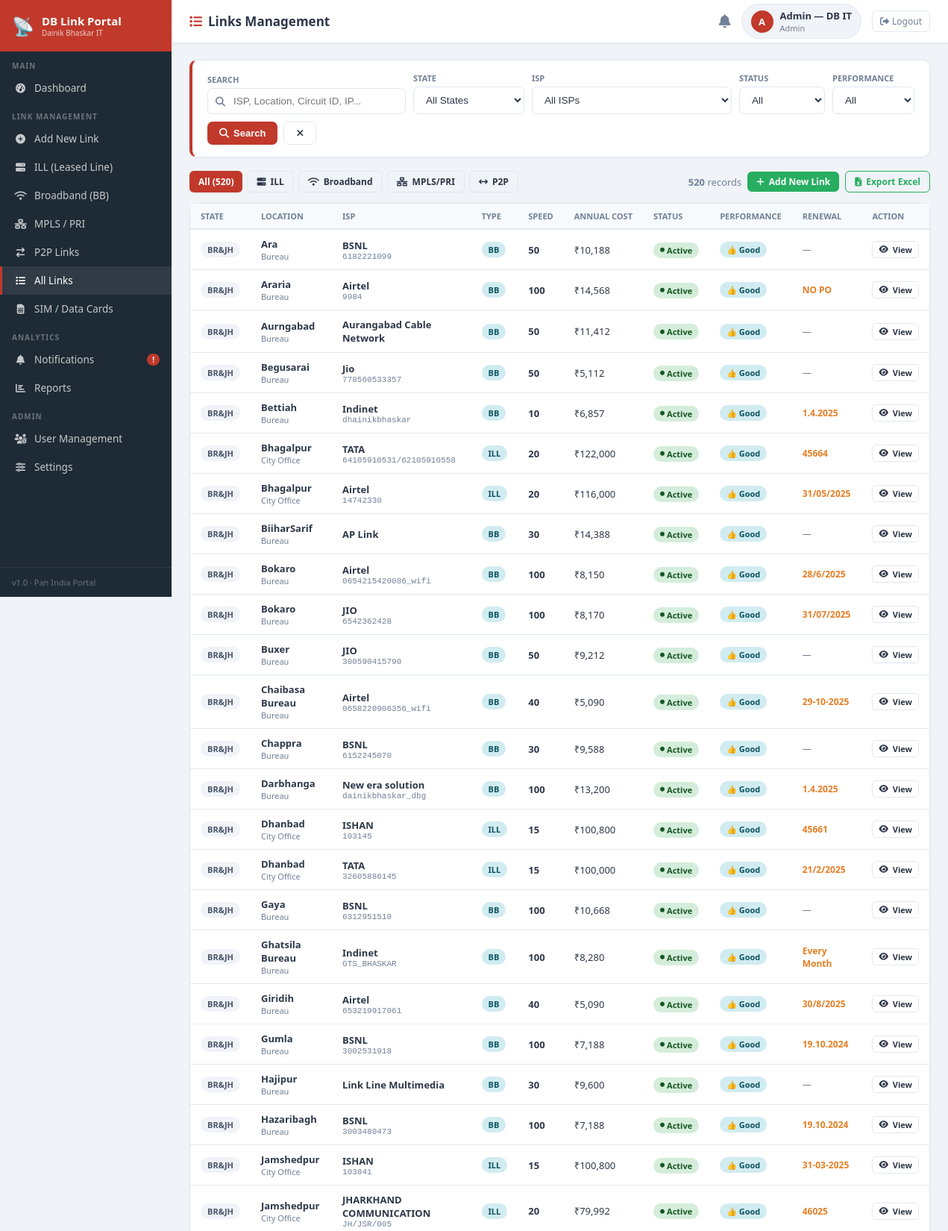
The page /links (signed in, upper part) on the database its author committed.
### tables this page shows
CREATE TABLE links (
    id INTEGER PRIMARY KEY AUTOINCREMENT,
    category TEXT DEFAULT 'ILL/BB',
    state TEXT DEFAULT '',
    engineer_location TEXT DEFAULT '',
    link_location TEXT DEFAULT '',
    office_type TEXT DEFAULT '',
    isp_name TEXT DEFAULT '',
    link_type TEXT DEFAULT '',
    link_status TEXT DEFAULT 'Active',
    circuit_id TEXT DEFAULT '',
    media_type TEXT DEFAULT '',
    speed_mbps TEXT DEFAULT '',
    yearly_cost REAL DEFAULT 0,
    link_ip TEXT DEFAULT '',
    postal_address TEXT DEFAULT '',
    po_number TEXT DEFAULT '',
    po_date TEXT DEFAULT '',
    billing_cycle TEXT DEFAULT '',
    next_renewal_date TEXT DEFAULT '',
    payment_location TEXT DEFAULT '',
    payment_status TEXT DEFAULT '',
    remark TEXT DEFAULT '',
    performance TEXT DEFAULT 'Good',
    created_at TEXT DEFAULT (datetime('now','localtime')),
    updated_at TEXT DEFAULT (datetime('now','localtime'))
);

### app.py (the view)
@app.route('/links')
@login_required
def links():
    db       = get_db()
    category = request.args.get('category','')
    search   = request.args.get('search','').strip()
    state_f  = request.args.get('state','') if session['role']=='admin' else session.get('state','')
    isp_f    = request.args.get('isp','').strip()
    status_f = request.args.get('status','').strip()
    perf_f   = request.args.get('perf','').strip()
    page     = max(1, int(request.args.get('page',1) or 1))
    per_page = 30
    conds, params = [], []
    if state_f:  conds.append('state=?');        params.append(state_f)
    if category == 'ILL':
        conds.append("(category='ILL/BB' AND link_type IN ('ILL','Leased Line'))")
    elif category == 'BB':
        conds.append("(category='ILL/BB' AND link_type IN ('BB','Broadband','Airtel'))")
    elif category:
        conds.append('category=?'); params.append(category)
    if isp_f:    conds.append('isp_name=?');     params.append(isp_f)
    if status_f: conds.append('link_status=?');  params.append(status_f)
    if perf_f:   conds.append('performance=?');  params.append(perf_f)
    if search:
        conds.append('(isp_name LIKE ? OR link_location LIKE ? OR circuit_id LIKE ? OR link_ip LIKE ? OR engineer_location LIKE ? OR office_type LIKE ?)')
        params += [f'%{search}%']*6
    where  = ('WHERE '+' AND '.join(conds)) if conds else ''
    total  = qone(db, f'SELECT COUNT(*) FROM links {where}', params)
    offset = (page-1)*per_page
    link_rows = db.execute(f'SELECT * FROM links {where} ORDER BY state, link_location LIMIT ? OFFSET ?', params+[per_page,offset]).fetchall()
    all_states = db.execute('SELECT DISTINCT state FROM links WHERE state!="" ORDER BY state').fetchall()
    all_isps   = db.execute('SELECT DISTINCT isp_name FROM links WHERE isp_name!="" ORDER BY isp_name').fetchall()
    db.close()
    total_pages = max(1, (total+per_page-1)//per_page)
    return render_template('links.html', links=link_rows, total=total, page=page,
                           per_page=per_page, total_pages=total_pages, category=category,
                           search=search, state_f=state_f, isp_f=isp_f, status_f=status_f,
                           perf_f=perf_f, all_states=all_states, all_isps=all_isps)

### app.py (called while the page is built)
def get_db():
    conn = sqlite3.connect(DB_PATH)
    conn.row_factory = sqlite3.Row
    return conn

def qone(conn, sql, params=()):
    row = conn.execute(sql, list(params)).fetchone()
    return row[0] if row else 0

def login_required(f):
    @functools.wraps(f)
    def w(*a,**k):
        if 'user_id' not in session: return redirect(url_for('login'))
        return f(*a,**k)
    return w

### templates/links.html (shortened to what this page needs)
{% extends 'base.html' %}
{% block page_title %}<i class="fas fa-list" style="color:var(--red);margin-right:8px"></i>Links Management{% endblock %}
{% block content %}
<div class="card mb" style="border-left:4px solid var(--red)">
  <div class="card-body" style="padding:16px 20px">
    <form method="GET" id="searchForm">
      <div style="display:flex;gap:10px;flex-wrap:wrap;align-items:flex-end">
        <div style="flex:1;min-width:200px">
          <div style="font-size:11px;font-weight:700;color:var(--muted);margin-bottom:4px;text-transform:uppercase">Search</div>
          <div style="position:relative">
            <i class="fas fa-search" style="position:absolute;left:11px;top:50%;transform:translateY(-50%);color:var(--muted);font-size:13px"></i>
            <input class="form-control" style="padding-left:34px" type="text" name="search" value="{{ search }}" placeholder="ISP, Location, Circuit ID, IP...">
          </div>
        </div>
        {% if session.get('role')=='admin' %}
        <div>
          <div style="font-size:11px;font-weight:700;color:var(--muted);margin-bottom:4px;text-transform:uppercase">State</div>
          <select class="form-control" style="min-width:110px" name="state">
            <option value="">All States</option>
          </select>
        </div>
        {% endif %}
        <div>
          <div style="font-size:11px;font-weight:700;color:var(--muted);margin-bottom:4px;text-transform:uppercase">ISP</div>
          <select class="form-control" style="min-width:110px" name="isp">
            <option value="">All ISPs</option>
          </select>
        </div>
        <div>
          <div style="font-size:11px;font-weight:700;color:var(--muted);margin-bottom:4px;text-transform:uppercase">Status</div>
          <select class="form-control" style="min-width:110px" name="status">
            <option value="">All</option>
          </select>
        </div>
        <div>
          <div style="font-size:11px;font-weight:700;color:var(--muted);margin-bottom:4px;text-transform:uppercase">Performance</div>
          <select class="form-control" style="min-width:110px" name="perf">
            <option value="">All</option>
          </select>
        </div>
        <div style="display:flex;gap:8px">
          <button class="btn btn-red" type="submit"><i class="fas fa-search"></i> Search</button>
          <a href="/links{{ '?category='+category if category else '' }}" class="btn btn-outline"><i class="fas fa-xmark"></i></a>
        </div>
      </div>
    </form>
  </div>
</div>
<div style="display:flex;align-items:center;justify-content:space-between;margin-bottom:14px;flex-wrap:wrap;gap:10px">
  <div style="display:flex;gap:6px;flex-wrap:wrap">
    <a href="/links" class="btn btn-sm {{ 'btn-red' if not category else 'btn-outline' }}">All ({{ total if not category else '' }})</a>
    <a href="/links?category=ILL" class="btn btn-sm {{ 'btn-red' if category=='ILL' else 'btn-outline' }}"><i class="fas fa-server"></i> ILL</a>
    <a href="/links?category=BB" class="btn btn-sm {{ 'btn-red' if category=='BB' else 'btn-outline' }}"><i class="fas fa-wifi"></i> Broadband</a>
    <a href="/links?category=MPLS%2FPRI" class="btn btn-sm {{ 'btn-red' if category=='MPLS/PRI' else 'btn-outline' }}"><i class="fas fa-network-wired"></i> MPLS/PRI</a>
    <a href="/links?category=P2P" class="btn btn-sm {{ 'btn-red' if category=='P2P' else 'btn-outline' }}"><i class="fas fa-arrows-left-right"></i> P2P</a>
  </div>
  <div style="display:flex;gap:8px;align-items:center">
    <span style="font-size:13px;color:var(--muted)"><b>{{ total }}</b> records</span>
    <a href="/links/add" class="btn btn-green btn-sm"><i class="fas fa-plus"></i> Add New Link</a>
    <a href="/export/links{{ '?category='+category if category else '' }}" class="btn btn-sm btn-outline" style="border-color:var(--green);color:var(--green)"><i class="fas fa-file-excel"></i> Export Excel</a>
  </div>
</div>
<div class="card">
  <div class="tbl-wrap">
    <table class="tbl">
      <thead>
        <tr>
          <th>State</th><th>Location</th><th>ISP</th><th>Type</th>
          <th>Speed</th><th>Annual Cost</th><th>Status</th>
          <th>Performance</th><th>Renewal</th><th>Action</th>
        </tr>
      </thead>
      <tbody>
      {% for lnk in links %}
      {% set cat = lnk['category'] or '' %}
      <tr>
        <td><span class="badge b-gray">{{ lnk['state'] }}</span></td>
        <td>
          <div style="font-weight:600;font-size:13px">{{ lnk['link_location'] or lnk['engineer_location'] or '—' }}</div>
          {% if lnk['office_type'] %}<div style="font-size:11px;color:var(--muted)">{{ lnk['office_type'] }}</div>{% endif %}
        </td>
        <td>
          <div style="font-weight:600">{{ lnk['isp_name'] }}</div>
          {% if lnk['circuit_id'] %}<div style="font-size:11px;color:var(--muted);font-family:monospace">{{ lnk['circuit_id'] }}</div>{% endif %}
        </td>
        <td><span class="badge {{ 'b-blue' if 'ILL' in cat or 'BB' in cat else 'b-purple' if 'MPLS' in cat or 'PRI' in cat else 'b-orange' if 'P2P' in cat else 'b-gray' }}">{{ lnk['link_type'] or cat }}</span></td>
        <td><b>{{ lnk['speed_mbps'] }}</b></td>
        <td>₹{{ "{:,.0f}".format(lnk['yearly_cost'] or 0) }}</td>
        <td>{% if lnk['link_status']=='Active' %}<span class="badge b-green"><i class="fas fa-circle" style="font-size:6px"></i> Active</span>{% else %}<span class="badge b-red">{{ lnk['link_status'] }}</span>{% endif %}</td>
        <td>{% set p=lnk['performance'] or 'Good' %}<span class="badge {{ 'b-green' if p=='Excellent' else 'b-blue' if p=='Good' else 'b-yellow' if p=='Poor' else 'b-red' }}">{{ '⭐' if p=='Excellent' else '👍' if p=='Good' else '⚠️' if p=='Poor' else '❌' }} {{ p }}</span></td>
        <td style="font-size:12px;{{ 'color:var(--orange);font-weight:600' if lnk['next_renewal_date'] else 'color:var(--muted)' }}">{{ lnk['next_renewal_date'] or '—' }}</td>
        <td><a href="/links/{{ lnk['id'] }}" class="btn btn-outline btn-xs"><i class="fas fa-eye"></i> View</a></td>
      </tr>
      {% else %}
      <tr><td colspan="10" style="text-align:center;padding:50px;color:var(--muted)"><i class="fas fa-search" style="font-size:28px;display:block;margin-bottom:8px"></i>No links found</td></tr>
      {% endfor %}
      </tbody>
    </table>
  </div>
</div>
{% endblock %}

### templates/base.html (style rules this page uses)
:root { --red:#c0392b;--red2:#96281b;--dark:#1e2a35;--dark2:#2c3e50; --bg:#f0f3f7;--card:#fff;--border:#e2e8f0; --green:#27ae60;--orange:#e67e22;--blue:#2980b9;--purple:#8e44ad; --text:#2d3748;--muted:#718096; }
* { margin:0;padding:0;box-sizing:border-box }
body { font-family:'Segoe UI',Tahoma,sans-serif;background:var(--bg);color:var(--text);display:flex;min-height:100vh }
.card { background:var(--card);border-radius:10px;border:1px solid var(--border);box-shadow:0 1px 3px rgba(0,0,0,.05) }
.card-body { padding:18px 20px }
.tbl-wrap { overflow-x:auto }
table.tbl { width:100%;border-collapse:collapse;font-size:13px }
table.tbl th { background:#f7fafc;padding:9px 14px;text-align:left;font-size:11px;font-weight:700;text-transform:uppercase;color:var(--muted);border-bottom:2px solid var(--border);white-space:nowrap }
table.tbl td { padding:10px 14px;border-bottom:1px solid var(--border);vertical-align:middle }
.badge { display:inline-flex;align-items:center;gap:3px;padding:3px 9px;border-radius:20px;font-size:11px;font-weight:700;white-space:nowrap }
.b-green { background:#d4edda;color:#155724 }
.b-blue { background:#d1ecf1;color:#0c5460 }
.b-gray { background:#f0f3f7;color:#4a5568 }
.btn { display:inline-flex;align-items:center;gap:6px;padding:8px 16px;border-radius:7px;border:none;cursor:pointer;font-size:13px;font-weight:600;text-decoration:none;transition:all .18s;white-space:nowrap }
.btn-red { background:var(--red);color:#fff }
.btn-green { background:var(--green);color:#fff }
.btn-outline { background:none;border:1px solid var(--border);color:var(--text) }
.btn-sm { padding:5px 12px;font-size:12px;border-radius:6px }
.btn-xs { padding:3px 8px;font-size:11px;border-radius:5px }
.form-control { padding:9px 12px;border:1.5px solid var(--border);border-radius:7px;font-size:13.5px;outline:none;background:#fff;color:var(--text);transition:border .18s;width:100% }
select.form-control { cursor:pointer }
.mb { margin-bottom:18px }

### rows shown on the page
links: state "BR&JH", link_location "Ara", office_type "Bureau", isp_name "BSNL", circuit_id "6182221099", link_type "BB", speed_mbps "50", yearly_cost "10,188", link_status "Active" (drawn), performance "👍", performance "Good", next_renewal_date "—"
links: state "BR&JH", link_location "Araria", office_type "Bureau", isp_name "Airtel", circuit_id "9984", link_type "BB", speed_mbps "100", yearly_cost "14,568", link_status "Active" (drawn), performance "👍", performance "Good", next_renewal_date "NO PO"
links: state "BR&JH", link_location "Aurngabad", office_type "Bureau", isp_name "Aurangabad Cable Network", link_type "BB", speed_mbps "50", yearly_cost "11,412", link_status "Active" (drawn), performance "👍", performance "Good", next_renewal_date "—"
links: state "BR&JH", link_location "Begusarai", office_type "Bureau", isp_name "Jio", circuit_id "778560533357", link_type "BB", speed_mbps "50", yearly_cost "5,112", link_status "Active" (drawn), performance "👍", performance "Good", next_renewal_date "—"
links: state "BR&JH", link_location "Bettiah", office_type "Bureau", isp_name "Indinet", circuit_id "dhainikbhaskar", link_type "BB", speed_mbps "10", yearly_cost "6,857", link_status "Active" (drawn), performance "👍", performance "Good", next_renewal_date "1.4.2025"
links: state "BR&JH", link_location "Bhagalpur", office_type "City Office", isp_name "TATA", circuit_id "64105910531/62105910558", link_type "ILL", speed_mbps "20", yearly_cost "122,000", link_status "Active" (drawn), performance "👍", performance "Good", next_renewal_date "45664"
links: state "BR&JH", link_location "Bhagalpur", office_type "City Office", isp_name "Airtel", circuit_id "14742330", link_type "ILL", speed_mbps "20", yearly_cost "116,000", link_status "Active" (drawn), performance "👍", performance "Good", next_renewal_date "31/05/2025"
links: state "BR&JH", link_location "BiiharSarif", office_type "Bureau", isp_name "AP Link", link_type "BB", speed_mbps "30", yearly_cost "14,388", link_status "Active" (drawn), performance "👍", performance "Good", next_renewal_date "—"
links: state "BR&JH", link_location "Bokaro", office_type "Bureau", isp_name "Airtel", circuit_id "0654215420086_wifi", link_type "BB", speed_mbps "100", yearly_cost "8,150", link_status "Active" (drawn), performance "👍", performance "Good", next_renewal_date "28/6/2025"
links: state "BR&JH", link_location "Bokaro", office_type "Bureau", isp_name "JIO", circuit_id "6542362428", link_type "BB", speed_mbps "100", yearly_cost "8,170", link_status "Active" (drawn), performance "👍", performance "Good", next_renewal_date "31/07/2025"
links: state "BR&JH", link_location "Buxer", office_type "Bureau", isp_name "JIO", circuit_id "300590415790", link_type "BB", speed_mbps "50", yearly_cost "9,212", link_status "Active" (drawn), performance "👍", performance "Good", next_renewal_date "—"
links: state "BR&JH", link_location "Chaibasa Bureau", office_type "Bureau", isp_name "Airtel", circuit_id "0658220906356_wifi", link_type "BB", speed_mbps "40", yearly_cost "5,090", link_status "Active" (drawn), performance "👍", performance "Good", next_renewal_date "29-10-2025"
links: state "BR&JH", link_location "Chappra", office_type "Bureau", isp_name "BSNL", circuit_id "6152245070", link_type "BB", speed_mbps "30", yearly_cost "9,588", link_status "Active" (drawn), performance "👍", performance "Good", next_renewal_date "—"
links: state "BR&JH", link_location "Darbhanga", office_type "Bureau", isp_name "New era solution", circuit_id "dainikbhaskar_dbg", link_type "BB", speed_mbps "100", yearly_cost "13,200", link_status "Active" (drawn), performance "👍", performance "Good", next_renewal_date "1.4.2025"
links: state "BR&JH", link_location "Dhanbad", office_type "City Office", isp_name "ISHAN", circuit_id "103145", link_type "ILL", speed_mbps "15", yearly_cost "100,800", link_status "Active" (drawn), performance "👍", performance "Good", next_renewal_date "45661"
links: state "BR&JH", link_location "Dhanbad", office_type "City Office", isp_name "TATA", circuit_id "32605886145", link_type "ILL", speed_mbps "15", yearly_cost "100,000", link_status "Active" (drawn), performance "👍", performance "Good", next_renewal_date "21/2/2025"
links: state "BR&JH", link_location "Gaya", office_type "Bureau", isp_name "BSNL", circuit_id "6312951510", link_type "BB", speed_mbps "100", yearly_cost "10,668", link_status "Active" (drawn), performance "👍", performance "Good", next_renewal_date "—"
links: state "BR&JH", link_location "Ghatsila Bureau", office_type "Bureau", isp_name "Indinet", circuit_id "GTS_BHASKAR", link_type "BB", speed_mbps "100", yearly_cost "8,280", link_status "Active" (drawn), performance "👍", performance "Good", next_renewal_date "Every Month"
links: state "BR&JH", link_location "Giridih", office_type "Bureau", isp_name "Airtel", circuit_id "653219917061", link_type "BB", speed_mbps "40", yearly_cost "5,090", link_status "Active" (drawn), performance "👍", performance "Good", next_renewal_date "30/8/2025"
links: state "BR&JH", link_location "Gumla", office_type "Bureau", isp_name "BSNL", circuit_id "3002531918", link_type "BB", speed_mbps "100", yearly_cost "7,188", link_status "Active" (drawn), performance "👍", performance "Good", next_renewal_date "19.10.2024"
links: state "BR&JH", link_location "Hajipur", office_type "Bureau", isp_name "Link Line Multimedia", link_type "BB", speed_mbps "30", yearly_cost "9,600", link_status "Active" (drawn), performance "👍", performance "Good", next_renewal_date "—"
links: state "BR&JH", link_location "Hazaribagh", office_type "Bureau", isp_name "BSNL", circuit_id "3003480473", link_type "BB", speed_mbps "100", yearly_cost "7,188", link_status "Active" (drawn), performance "👍", performance "Good", next_renewal_date "19.10.2024"
links: state "BR&JH", link_location "Jamshedpur", office_type "City Office", isp_name "ISHAN", circuit_id "103841", link_type "ILL", speed_mbps "15", yearly_cost "100,800", link_status "Active" (drawn), performance "👍", performance "Good", next_renewal_date "31-03-2025"
links: state "BR&JH", link_location "Jamshedpur", office_type "City Office", isp_name "JHARKHAND COMMUNICATION", circuit_id "JH/JSR/005", link_type "ILL", speed_mbps "20", yearly_cost "79,992", link_status "Active" (drawn), performance "👍", performance "Good", next_renewal_date "46025"

### other values the page prints
{{ (session.get('full_name') or session.get('username','U'))[0].upper() }} "A"
{{ session.get('full_name') or session.get('username') }} "Admin — DB IT"
{{ session.get('role','').title() }} "Admin"
{{ total if not category else '' }} "520"
{{ total }} "520"
